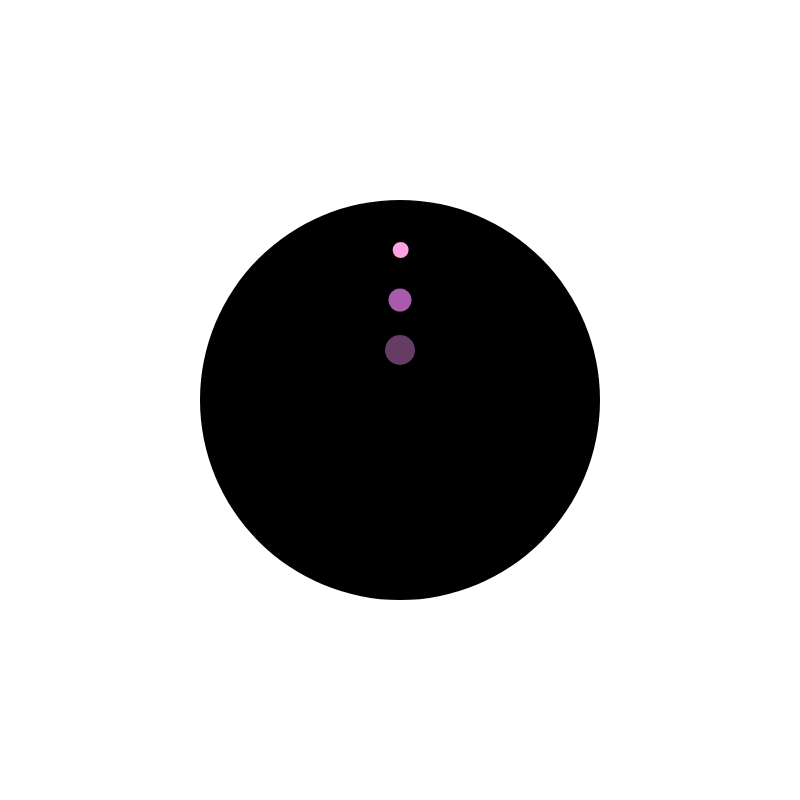
Frame 1 (no input)
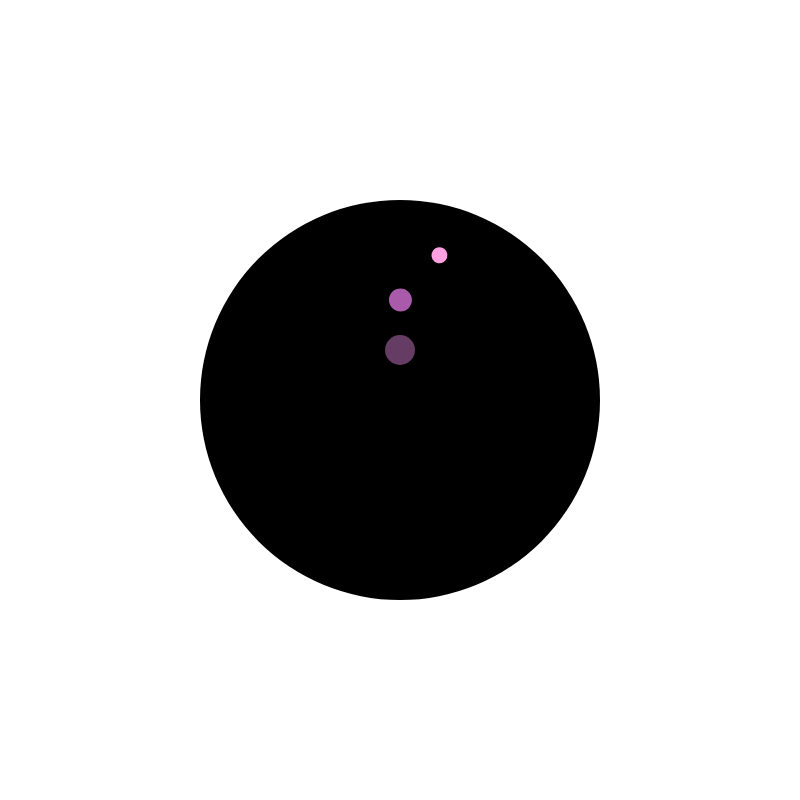
Frame 60 (no input)
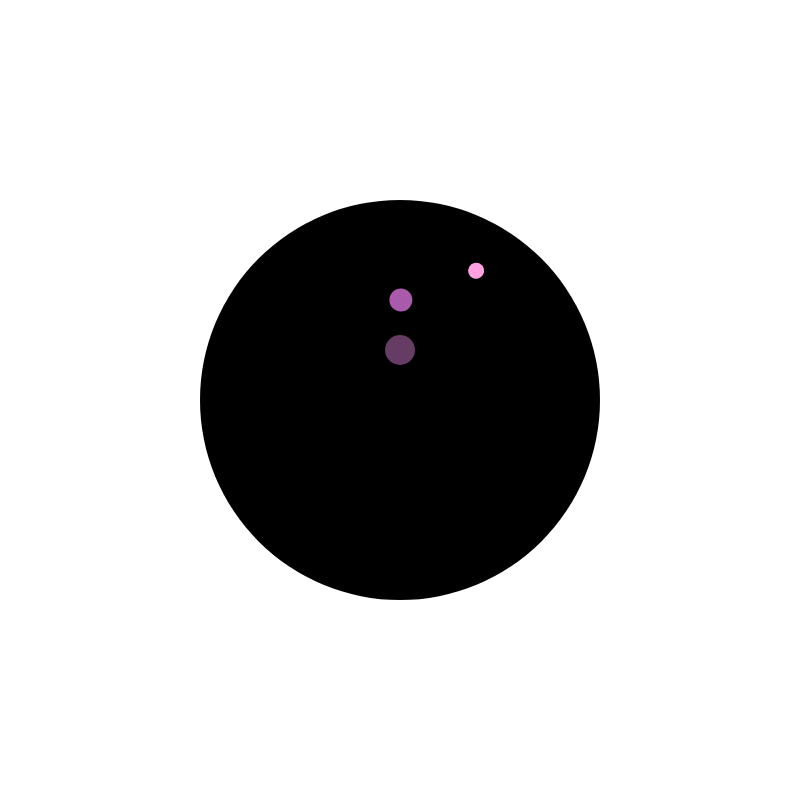
Frame 120 (the mouse pressed at the canvas centre since frame 60)

The p5.js sketch that drew these frames (run headless with seeded random() and noise() and a simulated clock; from frame 60 on, the mouse is pressed at the canvas centre):

// p5.js sketch
// ── sketch.js
let w = 800
let h = 800;
let seconds, milliseconds;

function setup() {
  createCanvas(w, h);
  angleMode(DEGREES);
}

function draw() {

  background(255);

  //milliseconds = int(millis() % 60000);
  milliseconds = int(millis());

  let hour = map(milliseconds, 0, 24000*60*60, 0, 360);

  // draw background
  fill(0);
  noStroke();
  ellipse(w / 2, h / 2, w / 2, w / 2);


  // milliseconds
  push();
  translate(w / 2, h / 2);

  rotate(hour);
  fill(100,60,100);
  ellipse(0, -50, 30, 30);

  rotate(hour * 60);
  fill(170,90,170);
  ellipse(0, -100, 23, 23);

  rotate(hour * 60 * 60);
  fill(255,160,225);
  ellipse(0, -150, 16, 16 );

  pop();

}
